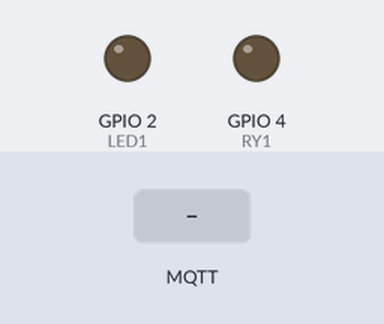
A program run on a simulated ESP8266 (NodeMCU). Parts: output pins drawn as LEDs (lit = HIGH). The inputs (shaded band) are chosen by the test bench. WiFi joins after 1.5 s; servers stay silent unless stated; no MQTT or app messages arrive unless stated; what the program prints to the serial monitor is not drawn.

Above: at 2.7 s.
2.8 s: MQTT message "relay1on" arrives on the first subscribed topic
At 3.3 s:
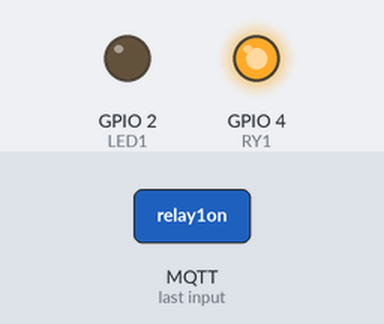
4.3 s: MQTT message "led1off" arrives on the first subscribed topic
At 5.5 s:
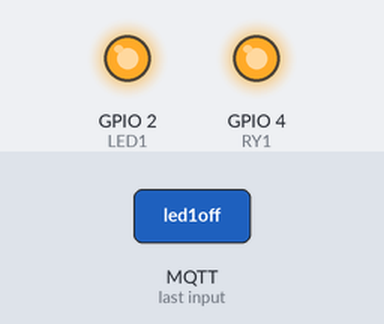
5.8 s: MQTT message "relay1off" arrives on the first subscribed topic
At 6.8 s:
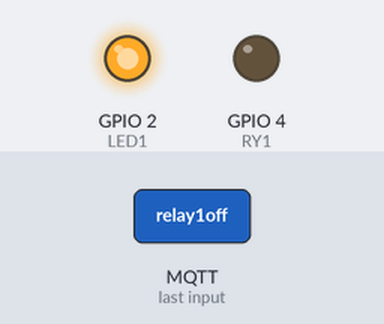
Timing chart, 0 to 8.8 s (numbered marks = the images above; inputs shaded):
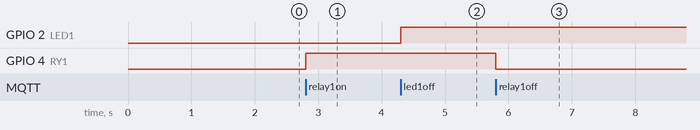

The program:

main.cpp
```cpp
#include <Arduino.h>
#include <ESP8266WiFi.h>
#include <PubSubClient.h>

const char *ssid = "wifi@lsong.one";
const char *password = "song940@163.com";
const char *mqttServer = "mqtt.lsong.one";
const char *clientID = "esp8266-relay-220v";
const char *relayTopic = "esp8266-relay-220v";

const int RY1 = 4;
const int BTN1 = 12;
const int LED1 = LED_BUILTIN;

WiFiClient wlan;
PubSubClient mqtt(wlan);

void reconnect()
{
  while (!mqtt.connected())
  {
    Serial.println("Attempting to connect to the MQTT server...");
    if (mqtt.connect(clientID))
    {
      Serial.println("MQTT connected");
      mqtt.publish(relayTopic, "online");
      mqtt.subscribe(relayTopic);
    }
    else
    {
      Serial.println("MQTT connect failed, retrying...");
      delay(2000);
    }
  }
}

void onMessage(char *topic, byte *payload, unsigned int length)
{
  // Handle received messages
  String payloadStr = "";
  for (unsigned int i = 0; i < length; i++)
  {
    payloadStr += (char)payload[i];
  }
  Serial.println("Received message: [" + String(topic) + "] " + payloadStr);

  if (strcmp(topic, relayTopic) == 0)
  { // Compare with the control topic
    if (payloadStr == "relay1on")
    {
      digitalWrite(RY1, HIGH); // Open the first relay
    }
    else if (payloadStr == "relay1off")
    {
      digitalWrite(RY1, LOW); // Close the first relay
    }
    else if (payloadStr == "led1on")
    {
      digitalWrite(LED1, LOW); // Turn on the LED
    }
    else if (payloadStr == "led1off")
    {
      digitalWrite(LED1, HIGH); // Turn off the LED
    } else if (payloadStr == "ping") {
      mqtt.publish(relayTopic, "pong");
    }
  }
}

void setup()
{

  Serial.begin(115200);
  pinMode(RY1, OUTPUT);
  pinMode(LED1, OUTPUT);

  // Connect to WiFi
  WiFi.mode(WIFI_STA);
  WiFi.begin(ssid, password);
  WiFi.setAutoReconnect(true);
  while (WiFi.status() != WL_CONNECTED)
  {
    delay(500);
    Serial.print(".");
  }
  Serial.println("WiFi connected");
  Serial.println("IP address: ");
  Serial.println(WiFi.localIP());

  // Set the MQTT server and port
  mqtt.setClient(wlan);
  mqtt.setServer(mqttServer, 1883);
  mqtt.setKeepAlive(15);
  mqtt.setCallback(onMessage);
}

void loop()
{
  if (!mqtt.connected())
  {
    reconnect();
  }
  mqtt.loop();
}
```

Measured:
- after the input at 2.8 s, GPIO 4 (RY1): LOW → HIGH at once
- after the input at 4.3 s, GPIO 2 (LED1): LOW → HIGH at once
- after the input at 5.8 s, GPIO 4 (RY1): HIGH → LOW at once
